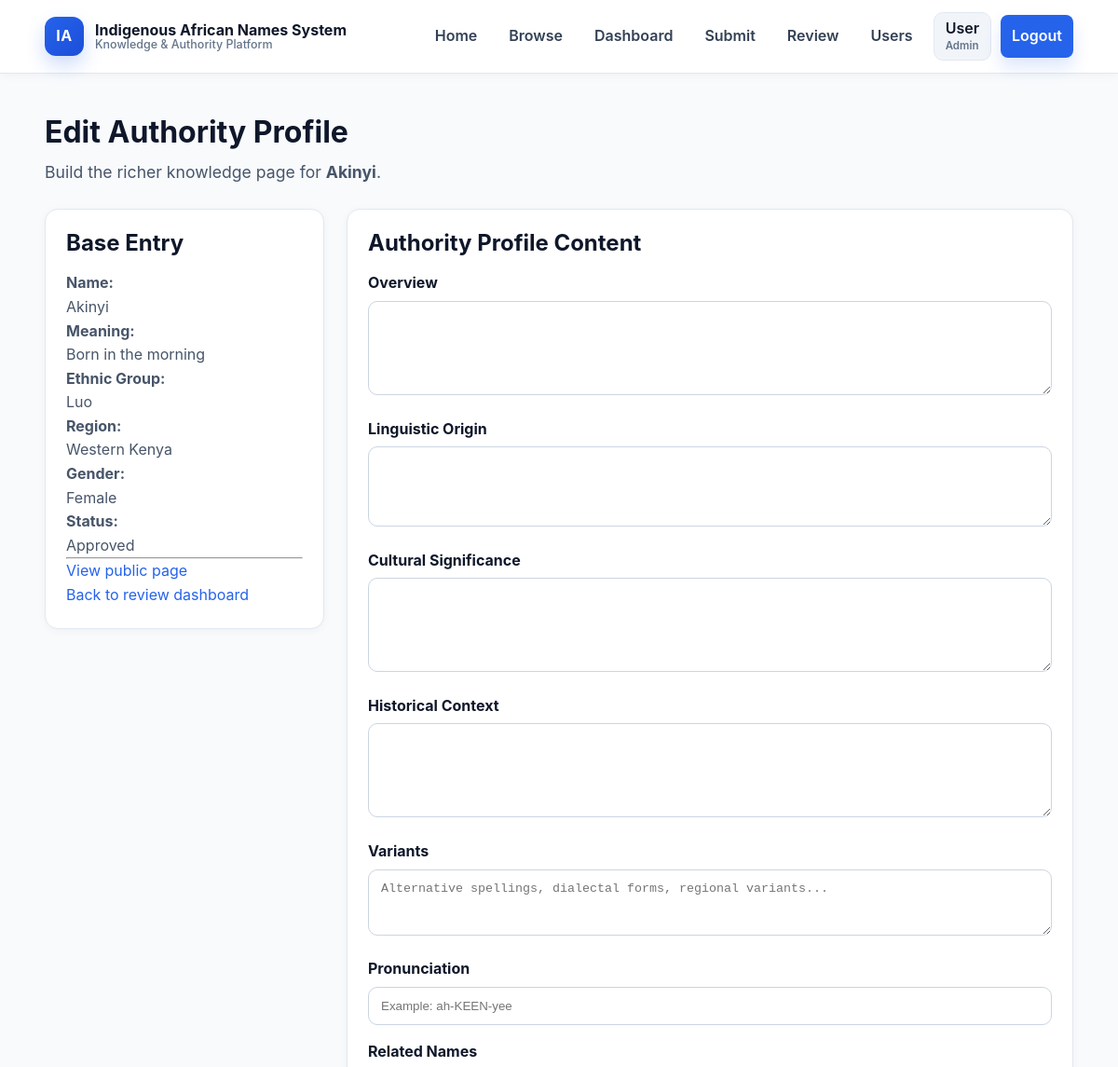
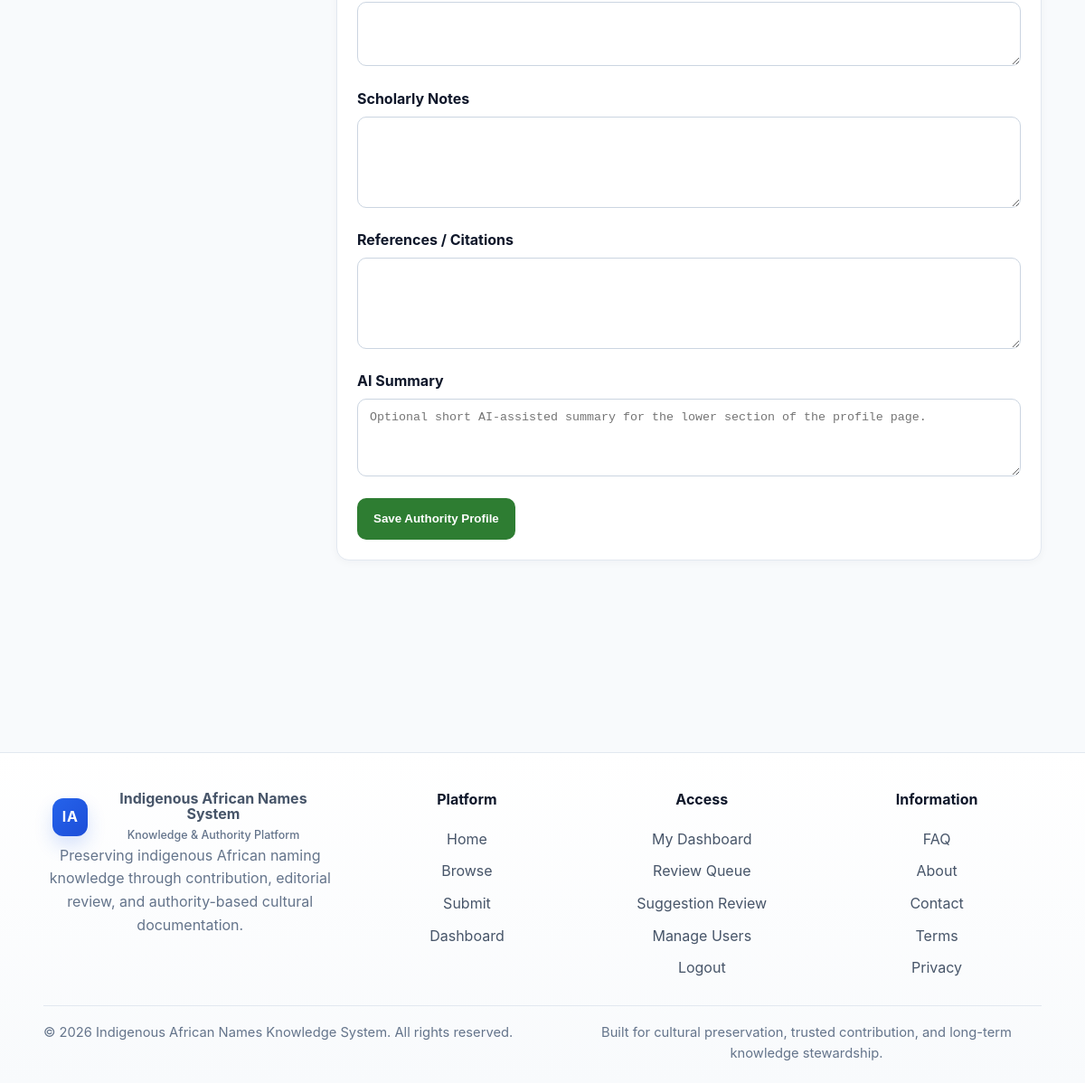
Screenshot of /edit-name-profile.php?entry_id=1 (signed in) with the database file from the repository (2 pictures, top to bottom).
### tables this page shows
CREATE TABLE IF NOT EXISTS name_entries (
    id INT AUTO_INCREMENT PRIMARY KEY,
    name VARCHAR(150) NOT NULL,
    meaning TEXT NOT NULL,
    ethnic_group VARCHAR(150) NOT NULL,
    region VARCHAR(150) DEFAULT NULL,
    gender ENUM('male', 'female', 'unisex', 'other') DEFAULT 'unisex',
    naming_context VARCHAR(255) DEFAULT NULL,
    cultural_explanation TEXT,
    sources TEXT,
    status ENUM('pending', 'approved', 'rejected') NOT NULL DEFAULT 'pending',
    created_by INT DEFAULT NULL,
    created_at TIMESTAMP DEFAULT CURRENT_TIMESTAMP,
    updated_at TIMESTAMP DEFAULT CURRENT_TIMESTAMP ON UPDATE CURRENT_TIMESTAMP,
    CONSTRAINT fk_name_entries_user
        FOREIGN KEY (created_by) REFERENCES users(id)
        ON DELETE SET NULL
);

### public/edit-name-profile.php (the view, shortened to what this page needs)
<?php
require_once __DIR__ . '/../includes/db.php';
$entryId = isset($_GET['entry_id']) ? (int)$_GET['entry_id'] : 0;
    ?>
    <?php
$entryStmt = $pdo->prepare("
    SELECT id, name, meaning, ethnic_group, region, gender, naming_context,
           cultural_explanation, sources, status
    FROM name_entries
    WHERE id = :id
    LIMIT 1
");
$entryStmt->execute([':id' => $entryId]);
$entry = $entryStmt->fetch();
    ?>
    <?php
$profileStmt = $pdo->prepare("
    SELECT id, overview, linguistic_origin, cultural_significance,
           historical_context, variants, pronunciation, related_names,
           scholarly_notes, references_text, ai_summary, updated_at
    FROM name_profiles
    WHERE entry_id = :entry_id
    LIMIT 1
");
$profileStmt->execute([':entry_id' => $entryId]);
$profile = $profileStmt->fetch();
$formData = [
    'overview' => $profile['overview'] ?? '',
    'linguistic_origin' => $profile['linguistic_origin'] ?? '',
    'cultural_significance' => $profile['cultural_significance'] ?? '',
    'historical_context' => $profile['historical_context'] ?? '',
    'variants' => $profile['variants'] ?? '',
    'pronunciation' => $profile['pronunciation'] ?? '',
    'related_names' => $profile['related_names'] ?? '',
    'scholarly_notes' => $profile['scholarly_notes'] ?? '',
    'references_text' => $profile['references_text'] ?? '',
    'ai_summary' => $profile['ai_summary'] ?? '',
];
require_once __DIR__ . '/../includes/header.php';
?>
<main class="container page-section">
    <section class="detail-hero">
        <h1>Edit Authority Profile</h1>
        <p class="detail-meaning">
            Build the richer knowledge page for <strong><?= htmlspecialchars($entry['name']) ?></strong>.
        </p>
    </section>
    <div class="review-layout">
        <aside class="review-sidebar detail-card">
            <h2>Base Entry</h2>
            <p><strong>Name:</strong><br><?= htmlspecialchars($entry['name']) ?></p>
            <p><strong>Meaning:</strong><br><?= htmlspecialchars($entry['meaning']) ?></p>
            <p><strong>Ethnic Group:</strong><br><?= htmlspecialchars($entry['ethnic_group']) ?></p>
            <p><strong>Region:</strong><br><?= htmlspecialchars($entry['region'] ?: 'Not specified') ?></p>
            <p><strong>Gender:</strong><br><?= htmlspecialchars(ucfirst($entry['gender'])) ?></p>
            <p><strong>Status:</strong><br><?= htmlspecialchars(ucfirst($entry['status'])) ?></p>
            <hr>
            <p>
                <a href="name.php?id=<?= (int)$entry['id'] ?>">View public page</a>
            </p>
            <p>
                <a href="admin-review.php?id=<?= (int)$entry['id'] ?>">Back to review dashboard</a>
            </p>
        </aside>
        <section class="review-main">
            <div class="detail-card">
                <h2>Authority Profile Content</h2>
                <form method="post" action="edit-name-profile.php?entry_id=<?= (int)$entry['id'] ?>">
                    <div class="form-group">
                        <label for="overview">Overview</label>
                        <textarea id="overview" name="overview" rows="5"><?= htmlspecialchars($formData['overview']) ?></textarea>
                    </div>
                    <div class="form-group">
                        <label for="linguistic_origin">Linguistic Origin</label>
                        <textarea id="linguistic_origin" name="linguistic_origin" rows="4"><?= htmlspecialchars($formData['linguistic_origin']) ?></textarea>
                    </div>
                    <div class="form-group">
                        <label for="cultural_significance">Cultural Significance</label>
                        <textarea id="cultural_significance" name="cultural_significance" rows="5"><?= htmlspecialchars($formData['cultural_significance']) ?></textarea>
                    </div>
                    <div class="form-group">
                        <label for="historical_context">Historical Context</label>
                        <textarea id="historical_context" name="historical_context" rows="5"><?= htmlspecialchars($formData['historical_context']) ?></textarea>
                    </div>
                    <div class="form-group">
                        <label for="variants">Variants</label>
                        <textarea id="variants" name="variants" rows="3" placeholder="Alternative spellings, dialectal forms, regional variants..."><?= htmlspecialchars($formData['variants']) ?></textarea>
                    </div>
                    <div class="form-group">
                        <label for="pronunciation">Pronunciation</label>
                        <input
                            type="text"
                            id="pronunciation"
                            name="pronunciation"
                            value="<?= htmlspecialchars($formData['pronunciation']) ?>"
                            maxlength="255"
                            placeholder="Example: ah-KEEN-yee"
                        >
                    </div>
                    <div class="form-group">
                        <label for="related_names">Related Names</label>
                        <textarea id="related_names" name="related_names" rows="3"><?= htmlspecialchars($formData['related_names']) ?></textarea>
                    </div>
                    <div class="form-group">
                        <label for="scholarly_notes">Scholarly Notes</label>
                        <textarea id="scholarly_notes" name="scholarly_notes" rows="5"><?= htmlspecialchars($formData['scholarly_notes']) ?></textarea>
                    </div>
                    <div class="form-group">
                        <label for="references_text">References / Citations</label>
                        <textarea id="references_text" name="references_text" rows="5"><?= htmlspecialchars($formData['references_text']) ?></textarea>
                    </div>
                    <div class="form-group">
                        <label for="ai_summary">AI Summary</label>
                        <textarea id="ai_summary" name="ai_summary" rows="4" placeholder="Optional short AI-assisted summary for the lower section of the profile page."><?= htmlspecialchars($formData['ai_summary']) ?></textarea>
                    </div>
                    <div class="review-actions">
                        <button type="submit" class="btn-approve">Save Authority Profile</button>
                    </div>
                </form>
            </div>
        </section>
    </div>
</main>
<?php require_once __DIR__ . '/../includes/footer.php'; ?>

### public/assets/css/style.css (style rules this page uses)
* { box-sizing: border-box; margin: 0; padding: 0; }
:root { --bg: #f8fafc; --surface: #ffffff; --surface-muted: #f8fafc; --surface-soft: #f1f5f9; --border: #e2e8f0; --border-strong: #cbd5e1; --text: #0f172a; --text-soft: #475569; --text-muted: #64748b; --primary: #2563eb; --primary-dark: #1d4ed8; --success: #2e7d32; --danger: #c62828; --warning: #8d6e00; --shadow-sm: 0 2px 10px rgba(15, 23, 42, 0.04); --shadow-md: 0 12px 30px rgba(15, 23, 42, 0.08); --radius-sm: 8px; --radius-md: 12px; --radius-lg: 18px; --container: 1160px; }
html { scroll-behavior: smooth; }
body { font-family: -apple-system, BlinkMacSystemFont, "Segoe UI", Roboto, Arial, sans-serif; background: var(--bg); color: var(--text); line-height: 1.6; }
a { color: var(--primary); }
.container { width: min(92%, var(--container)); margin: 0 auto; }
h1, h2, h3, h4 { line-height: 1.2; color: var(--text); }
p { color: var(--text-soft); }
.btn-primary, .btn-secondary, .button-link, .form-actions button, .filter-actions button, .review-actions button { display: inline-flex; align-items: center; justify-content: center; min-height: 46px; padding: 12px 18px; border-radius: 10px; border: none; text-decoration: none; cursor: pointer; font-weight: 600; transition: background 0.2s ease, transform 0.2s ease, box-shadow 0.2s ease; }
.review-actions button { color: #fff; }
.btn-approve { background: var(--success); }
.page-section { padding: 44px 0 56px; }
section { margin-bottom: 64px; }
.detail-hero { margin-bottom: 24px; }
.detail-hero h1 { font-size: clamp(2rem, 2.5vw, 2.6rem); margin-bottom: 10px; }
.detail-meaning { font-size: 1.1rem; color: var(--text-soft); }
.filters-panel, .results-panel, .detail-card { background: var(--surface); border: 1px solid var(--border); border-radius: 14px; padding: 22px; box-shadow: var(--shadow-sm); }
.filters-panel h2, .results-panel h2, .detail-card h2, .detail-card h3 { margin-bottom: 12px; }
.form-group { margin-bottom: 16px; }
.form-group label { display: block; font-weight: 700; margin-bottom: 6px; color: var(--text); }
.form-group input, .form-group select, .form-group textarea { width: 100%; padding: 12px 13px; border: 1px solid var(--border-strong); border-radius: 10px; background: #fff; color: var(--text); }
.review-layout { display: grid; grid-template-columns: 300px 1fr; gap: 24px; align-items: start; }
.review-sidebar h2, .review-main h2 { margin-bottom: 16px; }
.review-actions { display: flex; gap: 12px; flex-wrap: wrap; margin-top: 14px; }
.review-sidebar { max-height: 75vh; overflow-y: auto; }
.review-main { display: flex; flex-direction: column; gap: 20px; }
.review-links a, .detail-card a { text-decoration: none; }
section { margin-bottom: 84px; }

### rows the page displays
name_entries: name "Akinyi", meaning "Born in the morning", ethnic_group "Luo", region "Western Kenya", gender "Female", status "Approved"

### other values shown
currentUser()['full_name'] "User"
currentUser()['role'] "Admin"
